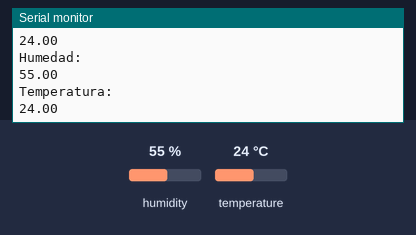
Bench run of a sketch on a simulated ESP32. Parts: the last lines printed to the serial monitor. The test bench sets the inputs (shaded band); at power-on: humidity 55 %, temperature 24 °C.

Above: at 2.8 s.
2.9 s: humidity set to 22 %
At 5.2 s:
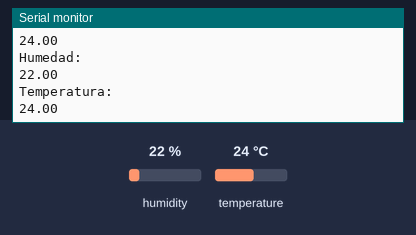
5.6 s: temperature set to 12 °C
At 7.0 s:
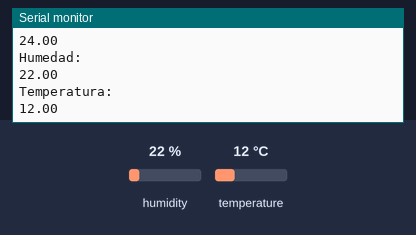
8.3 s: humidity set to 40 %
At 10.4 s:
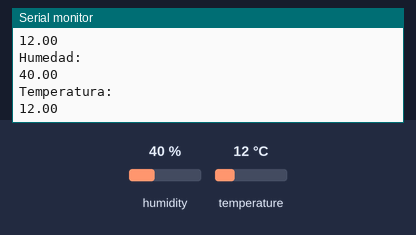
Timing chart, 0 to 11.9 s (numbered marks = the images above; inputs shaded):
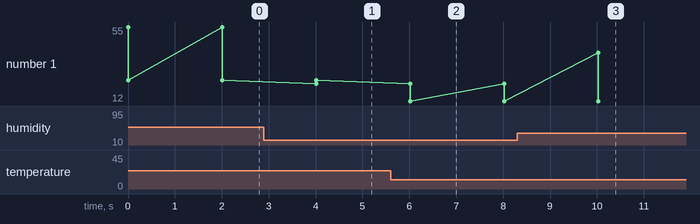

Measured:
- after the input at 2.9 s, the serial monitor: prints a new line after 1.1 s (image 1)
- after the input at 5.6 s, the serial monitor: prints a new line after 0.42 s (image 2)
- after the input at 8.3 s, the serial monitor: prints a new line after 1.7 s (image 3)
- plotted number 1: 24 → 12 after the input at 5.6 s

The sketch:

dht22.ino.ino
```cpp
#include <DHT.h>           //librería DHT
#define DHTTYPE  DHT22   //Se define el modelo del sensor DHT22
#define DHTPIN    4     // Se define el pin D4 del ESP32 para conectar el sensor DHT22
DHT dht(DHTPIN, DHTTYPE, 22);
void setup() {
  Serial.begin(115200);   //Se inicia la comunicación serie
  dht.begin();
}

void loop() {
  float humedad = dht.readHumidity(); //Se lee la humedad
  float temperatura = dht.readTemperature(); //Se lee la temperatura

 //Se imprimen las variables
  Serial.println("Humedad: ");
  Serial.println(humedad);
  Serial.println("Temperatura: ");
  Serial.println(temperatura);
  delay(2000);
}
```
